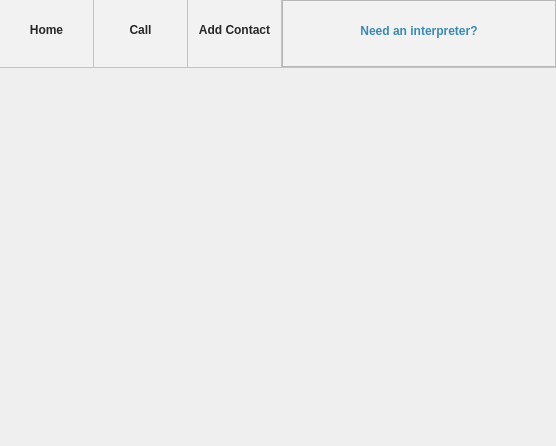
<?xml version="1.0" encoding="UTF-8"?>
<ui version="4.0">
 <class>Qpid::PhoneView</class>
 <widget class="QWidget" name="Qpid::PhoneView">
  <property name="geometry">
   <rect>
    <x>0</x>
    <y>0</y>
    <width>556</width>
    <height>446</height>
   </rect>
  </property>
  <property name="windowTitle">
   <string>Voice Easy</string>
  </property>
  <property name="styleSheet">
   <string notr="true">#frameTop {
	border: 1px solid #c3c3c3; 
	border-left: 0px;
	border-top: 0px;
	border-right: 0px;
	background: #f2f2f2;
	max-height: 67px;
	min-height: 67px;
}

#frameHomeContainer,#frameMakeCallContainer,#frameAddContactContainer {
	border: 1px solid #c3c3c3;
	border-left: 0px;
	border-top: 0px;
	border-bottom: 0px;
}

#frameTop QAbstractButton {
	border: 0px;
	background: #f2f2f2;
	min-width: 90px;
	min-height: 60px;
	max-height: 60px;
	font-size: 12px;
	font-weight: bold;
	color: #282828;
}

#frameTop QLabel {
	max-height: 7px;
	min-height: 7px;
}

#frameTop #labelHomeSelected {
	background: url(:/images/ui/arrow_up.png) center top;
	background-repeat: none;
}

#frameTop #pushButtonNeedInterpreter {
	color: #398ab2;
}</string>
  </property>
  <layout class="QVBoxLayout" name="verticalLayout">
   <property name="spacing">
    <number>0</number>
   </property>
   <property name="margin">
    <number>0</number>
   </property>
   <item>
    <widget class="QWidget" name="widget" native="true">
     <layout class="QVBoxLayout" name="verticalLayout_4">
      <property name="spacing">
       <number>0</number>
      </property>
      <property name="margin">
       <number>0</number>
      </property>
      <item>
       <widget class="QFrame" name="frameTop">
        <property name="frameShape">
         <enum>QFrame::StyledPanel</enum>
        </property>
        <property name="frameShadow">
         <enum>QFrame::Raised</enum>
        </property>
        <layout class="QHBoxLayout" name="horizontalLayout" stretch="0,0,0,1">
         <property name="spacing">
          <number>0</number>
         </property>
         <property name="margin">
          <number>0</number>
         </property>
         <item>
          <widget class="QFrame" name="frameHomeContainer">
           <property name="frameShape">
            <enum>QFrame::StyledPanel</enum>
           </property>
           <property name="frameShadow">
            <enum>QFrame::Raised</enum>
           </property>
           <layout class="QVBoxLayout" name="verticalLayout_5">
            <property name="spacing">
             <number>0</number>
            </property>
            <property name="margin">
             <number>0</number>
            </property>
            <item>
             <widget class="QToolButton" name="toolButtonHome">
              <property name="focusPolicy">
               <enum>Qt::NoFocus</enum>
              </property>
              <property name="text">
               <string>Home</string>
              </property>
              <property name="icon">
               <iconset resource="phone.qrc">
                <normaloff>:/images/ui/icon_home.png</normaloff>:/images/ui/icon_home.png</iconset>
              </property>
              <property name="iconSize">
               <size>
                <width>32</width>
                <height>32</height>
               </size>
              </property>
              <property name="checkable">
               <bool>true</bool>
              </property>
              <property name="toolButtonStyle">
               <enum>Qt::ToolButtonTextUnderIcon</enum>
              </property>
             </widget>
            </item>
            <item>
             <widget class="QLabel" name="labelHomeSelected">
              <property name="text">
               <string/>
              </property>
             </widget>
            </item>
           </layout>
          </widget>
         </item>
         <item>
          <widget class="QFrame" name="frameMakeCallContainer">
           <property name="frameShape">
            <enum>QFrame::StyledPanel</enum>
           </property>
           <property name="frameShadow">
            <enum>QFrame::Raised</enum>
           </property>
           <layout class="QVBoxLayout" name="verticalLayout_6">
            <property name="spacing">
             <number>0</number>
            </property>
            <property name="margin">
             <number>0</number>
            </property>
            <item>
             <widget class="QToolButton" name="toolButtonCall">
              <property name="focusPolicy">
               <enum>Qt::NoFocus</enum>
              </property>
              <property name="text">
               <string>Call</string>
              </property>
              <property name="icon">
               <iconset resource="phone.qrc">
                <normaloff>:/images/ui/icon_make_call.png</normaloff>:/images/ui/icon_make_call.png</iconset>
              </property>
              <property name="iconSize">
               <size>
                <width>32</width>
                <height>32</height>
               </size>
              </property>
              <property name="checkable">
               <bool>true</bool>
              </property>
              <property name="toolButtonStyle">
               <enum>Qt::ToolButtonTextUnderIcon</enum>
              </property>
             </widget>
            </item>
            <item>
             <widget class="QLabel" name="labelMakeCallSelected">
              <property name="text">
               <string/>
              </property>
             </widget>
            </item>
           </layout>
          </widget>
         </item>
         <item>
          <widget class="QFrame" name="frameAddContactContainer">
           <property name="frameShape">
            <enum>QFrame::StyledPanel</enum>
           </property>
           <property name="frameShadow">
            <enum>QFrame::Raised</enum>
           </property>
           <layout class="QVBoxLayout" name="verticalLayout_2">
            <property name="spacing">
             <number>0</number>
            </property>
            <property name="margin">
             <number>0</number>
            </property>
            <item>
             <widget class="QToolButton" name="toolButtonAddContact">
              <property name="focusPolicy">
               <enum>Qt::NoFocus</enum>
              </property>
              <property name="text">
               <string>Add Contact</string>
              </property>
              <property name="icon">
               <iconset resource="phone.qrc">
                <normaloff>:/images/ui/icon_add_contact.png</normaloff>:/images/ui/icon_add_contact.png</iconset>
              </property>
              <property name="iconSize">
               <size>
                <width>32</width>
                <height>32</height>
               </size>
              </property>
              <property name="checkable">
               <bool>true</bool>
              </property>
              <property name="toolButtonStyle">
               <enum>Qt::ToolButtonTextUnderIcon</enum>
              </property>
             </widget>
            </item>
            <item>
             <widget class="QLabel" name="labelAddContactSelected">
              <property name="text">
               <string/>
              </property>
             </widget>
            </item>
           </layout>
          </widget>
         </item>
         <item>
          <widget class="QFrame" name="frameNeedInterpreterContainer">
           <property name="frameShape">
            <enum>QFrame::StyledPanel</enum>
           </property>
           <property name="frameShadow">
            <enum>QFrame::Raised</enum>
           </property>
           <layout class="QVBoxLayout" name="verticalLayout_7">
            <property name="spacing">
             <number>0</number>
            </property>
            <property name="margin">
             <number>0</number>
            </property>
            <item>
             <widget class="QPushButton" name="pushButtonNeedInterpreter">
              <property name="focusPolicy">
               <enum>Qt::NoFocus</enum>
              </property>
              <property name="text">
               <string>Need an interpreter?</string>
              </property>
              <property name="checkable">
               <bool>true</bool>
              </property>
             </widget>
            </item>
            <item>
             <widget class="QLabel" name="labelNeedInterpretedSelected">
              <property name="text">
               <string/>
              </property>
             </widget>
            </item>
           </layout>
          </widget>
         </item>
        </layout>
       </widget>
      </item>
      <item>
       <widget class="QStackedWidget" name="stackedWidget">
        <property name="currentIndex">
         <number>4</number>
        </property>
        <widget class="Qpid::PhoneHomeView" name="pageHome">
         <layout class="QVBoxLayout" name="verticalLayout_3">
          <property name="spacing">
           <number>0</number>
          </property>
          <property name="margin">
           <number>0</number>
          </property>
         </layout>
        </widget>
        <widget class="Qpid::PhoneHistoryView" name="pageHistory"/>
        <widget class="Qpid::PhoneMakeCallView" name="pageMakeCall"/>
        <widget class="Qpid::PhoneAddContactView" name="pageAddContact"/>
        <widget class="Qpid::PhoneInterpreterView" name="pageNeedInterpreter">
         <layout class="QVBoxLayout" name="verticalLayout_11">
          <property name="spacing">
           <number>0</number>
          </property>
          <property name="margin">
           <number>0</number>
          </property>
         </layout>
        </widget>
        <widget class="Qpid::PhoneCallingView" name="pageCalling"/>
        <widget class="Qpid::PhoneContactView" name="pageContact"/>
       </widget>
      </item>
     </layout>
    </widget>
   </item>
  </layout>
 </widget>
 <customwidgets>
  <customwidget>
   <class>Qpid::PhoneCallingView</class>
   <extends>QWidget</extends>
   <header>phonecallingview.h</header>
   <container>1</container>
  </customwidget>
  <customwidget>
   <class>Qpid::PhoneHomeView</class>
   <extends>QWidget</extends>
   <header>phonehomeview.h</header>
   <container>1</container>
  </customwidget>
  <customwidget>
   <class>Qpid::PhoneInterpreterView</class>
   <extends>QWidget</extends>
   <header>phoneinterpreterview.h</header>
   <container>1</container>
  </customwidget>
  <customwidget>
   <class>Qpid::PhoneMakeCallView</class>
   <extends>QWidget</extends>
   <header>phonemakecallview.h</header>
   <container>1</container>
  </customwidget>
  <customwidget>
   <class>Qpid::PhoneAddContactView</class>
   <extends>QWidget</extends>
   <header>phoneaddcontactview.h</header>
   <container>1</container>
  </customwidget>
  <customwidget>
   <class>Qpid::PhoneContactView</class>
   <extends>QWidget</extends>
   <header>phonecontactview.h</header>
   <container>1</container>
  </customwidget>
  <customwidget>
   <class>Qpid::PhoneHistoryView</class>
   <extends>QWidget</extends>
   <header>phonehistoryview.h</header>
   <container>1</container>
  </customwidget>
 </customwidgets>
 <resources>
  <include location="phone.qrc"/>
 </resources>
 <connections/>
</ui>
